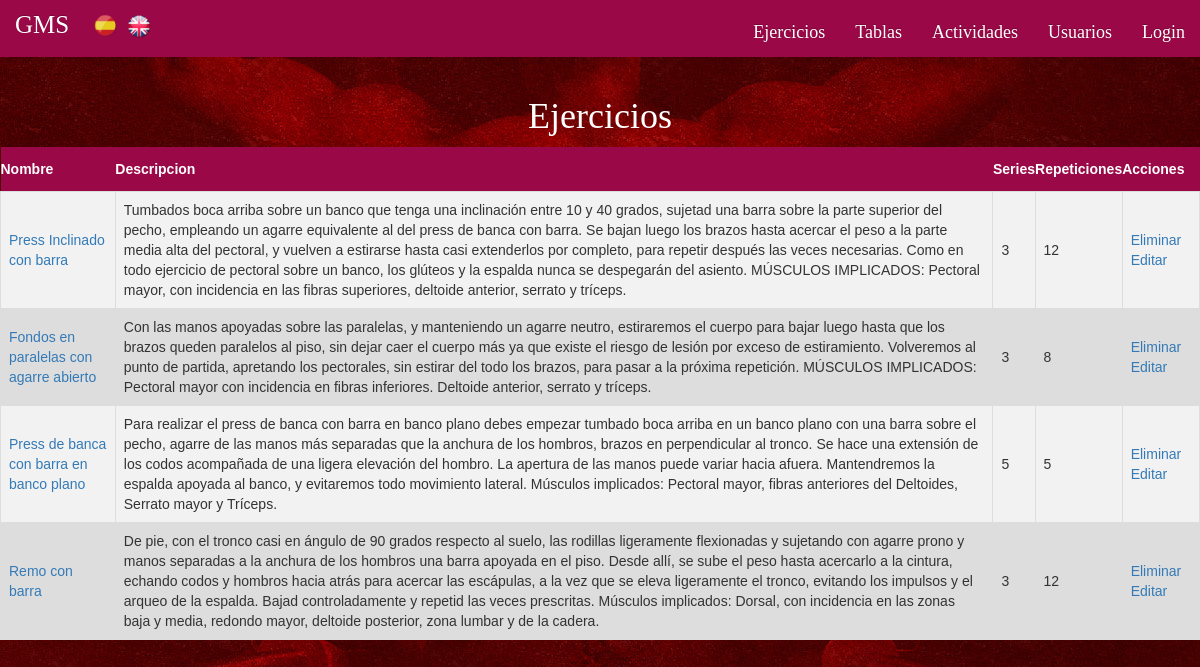
Page /index.php?controller=ejercicios&action=index on the committed database.
### tables this page shows
CREATE TABLE IF NOT EXISTS `Ejercicio` (
  `idejercicio` INT NOT NULL AUTO_INCREMENT,
  `nombreejercicio` VARCHAR(45) NULL,
  `descripcionejercicio` VARCHAR(1000) NULL,
  `numerorepeticiones` INT NULL,
  `numeroseries` INT NULL,
  PRIMARY KEY (`idejercicio`));

### core/ViewManager.php (called while the page is built, shortened)
<?php
class ViewManager {
	private $variables = array();
	public function setVariable($varname, $value, $flash=false) {
		$this->variables[$varname] = $value;
	}
	public function getVariable($varname, $default=NULL) {
		if (!isset($this->variables[$varname])) {
			return $default;
		}
		return $this->variables[$varname];
	}
	public function render($controller, $viewname) {
		include(__DIR__."/../view/$controller/$viewname.php");
	}
	private static $viewmanager_singleton = NULL;
	public static function getInstance() {
		if (self::$viewmanager_singleton == null) {
			self::$viewmanager_singleton = new ViewManager();
		}
		return self::$viewmanager_singleton;
	}
}

### controller/EjerciciosController.php (called while the page is built, shortened)
<?php
require_once(__DIR__."/../model/Ejercicio.php");
require_once(__DIR__."/../model/EjercicioMapper.php");
require_once(__DIR__."/../core/ViewManager.php");
class EjerciciosController extends BaseController {
	private $ejercicioMapper;
	public function __construct() {
		$this->ejercicioMapper = new EjercicioMapper();
	}
	public function index() {
		$ejercicios = $this->ejercicioMapper->findAll();
		$this->view->setVariable("ejercicios", $ejercicios);
		$this->view->render("ejercicios", "index");
	}
}

### index.php (called while the page is built, shortened)
<?php
function run() {
	try {
		$controller = loadController($_GET["controller"]);
		$actionName = $_GET["action"];
		$controller->$actionName();
	} catch(Exception $ex) {
		die("An exception occured!!!!!".$ex->getMessage());
	}
}
function loadController($controllerName) {
	return new $controllerClassName();
}
run();
?>

### view/messages/messages_es.php (called while the page is built)
<?php
$i18n_messages = array()
?>

### core/I18n.php (called while the page is built, shortened)
<?php
class I18n {
	private $messages;
	public function setLanguage($language) {
		$this->messages = $i18n_messages;
	}
	public function i18n($key) {
		if (isset($this->messages[$key])){
			return $this->messages[$key];
		}else{
			return $key;
		}
	}
	private static $i18n_singleton = null;
	public static function getInstance() {
		if (self::$i18n_singleton == NULL) {
			self::$i18n_singleton = new I18n();
		}
		return self::$i18n_singleton;
	}
}
function i18n($key) {
	return I18n::getInstance()->i18n($key);
}

### model/Ejercicio.php (called while the page is built, shortened)
<?php
class Ejercicio {
	private $id;
	private $title;
	private $content;
	private $repeticiones;
	private $series;
	public function __construct($id=NULL, $title=NULL, $content=NULL, $repeticiones=NULL, $series=NULL) {
		$this->id = $id;
		$this->title = $title;
		$this->content = $content;
		$this->repeticiones = $repeticiones;
		$this->series = $series;
	}
	public function getId() {
		return $this->id;
	}
	public function getTitle() {
		return $this->title;
	}
	public function getContent() {
		return $this->content;
	}
	public function getRepeticiones() {
		return $this->repeticiones;
	}
	public function getSeries() {
		return $this->series;
	}
}

### model/EjercicioMapper.php (called while the page is built, shortened)
<?php
require_once(__DIR__."/../core/PDOConnection.php");
require_once(__DIR__."/../model/Ejercicio.php");
class EjercicioMapper {
	private $db;
	public function __construct() {
		$this->db = PDOConnection::getInstance();
	}
	public function findAll() {
		$stmt = $this->db->query("SELECT * FROM ejercicio");
		$ejercicios_db = $stmt->fetchAll(PDO::FETCH_ASSOC);
		$ejercicios = array();
		foreach ($ejercicios_db as $ejercicio) {
			array_push($ejercicios, new Ejercicio($ejercicio["idejercicio"],$ejercicio["nombreejercicio"], $ejercicio["descripcionejercicio"], $ejercicio["numerorepeticiones"], $ejercicio["numeroseries"]));
		}
		return $ejercicios;
	}
	}

### core/PDOConnection.php (called while the page is built)
<?php
class PDOConnection {
	private static $dbhost = "127.0.0.1";
	private static $dbname = "gymgms";
	private static $dbuser = "gymuser";
	private static $dbpass = "gympass";
	private static $db_singleton = null;
	public static function getInstance() {
		if (self::$db_singleton == null) {
			self::$db_singleton = new PDO(
			"mysql:host=".self::$dbhost.";dbname=".self::$dbname.";charset=utf8",
			self::$dbuser,
			self::$dbpass,
			array(
				PDO::ATTR_EMULATE_PREPARES => false,
				PDO::ATTR_ERRMODE => PDO::ERRMODE_EXCEPTION
			)
		);
	}
	return self::$db_singleton;
}
}
?>

### view/ejercicios/index.php (the view, shortened to what this page needs)
<?php
require_once(__DIR__."/../../core/ViewManager.php");
$view = ViewManager::getInstance();
$ejercicios = $view->getVariable("ejercicios");
?><h1><?=i18n("Ejercicios")?></h1>
<table class='tablas'>
	<tr>
		<th><?= i18n("Nombre")?></th><th><?= i18n("Descripcion")?></th><th><?= i18n("Series")?></th><th><?= i18n("Repeticiones")?></th><th><?= i18n("Acciones")?></th>
	</tr>
	<?php foreach ($ejercicios as $ejercicio): ?>
		<tr>
			<td>
				<a href="index.php?controller=ejercicios&amp;action=view&amp;idejercicio=<?= $ejercicio->getId() ?>"><?= htmlentities($ejercicio->getTitle()) ?></a>
			</td>
			<td>
				<?= $ejercicio->getContent() ?>
			</td>
			<td>
				<?= $ejercicio->getSeries() ?>
			</td>
			<td>
				<?= $ejercicio->getRepeticiones() ?>
			</td>
			<td>
				<form
				method="POST"
				action="index.php?controller=ejercicios&amp;action=delete"
				id="delete_exercise_<?= $ejercicio->getId(); ?>"
				style="display: inline"
				>
				<a href="#"
				onclick="
				if (confirm('<?= i18n("estas seguro?")?>')) {
					document.getElementById('delete_exercise_<?= $ejercicio->getId() ?>').submit()
				}"
				><?= i18n("Eliminar") ?></a>
			</form>
			<a href="index.php?controller=ejercicios&amp;action=edit&amp;idejercicio=<?= $ejercicio->getId() ?>"><?= i18n("Editar") ?></a>
	</td>
</tr>
<?php endforeach; ?>
</table>

### css/style.css (style rules this page uses)
body, header { font-family: 'Raleway'; overflow: auto; }
.body-index { background-image: url("fondorojo.jpg"); background-position: top center; background-repeat: no-repeat; }
h1, h3 { color: white; text-align: center; }
.tablas { font-family: "Trebuchet MS", Arial, Helvetica, sans-serif; border-collapse: collapse; width: 100%; }
.tablas td, #tablas th { border: 1px solid #ddd; padding: 8px; }
.tablas tr:nth-child(even) { background-color: #f2f2f2; }
.tablas tr { background-color: #ddd; }
.tablas th { padding-top: 12px; padding-bottom: 12px; text-align: left; background-color: #9B0847; color: white; }

### rows in the picture
ejercicio: nombreejercicio "Press Inclinado con barra", descripcionejercicio "Tumbados boca arriba sobre un banco que tenga una inclinación entre 10 y 40 grados, sujetad una barra sobre la parte superior del pecho, empleando un agarre equivalente al del press de banca con barra. Se bajan luego los brazos hasta acercar el peso a la parte media alta del pectoral, y vuelven a estirarse hasta casi extenderlos por completo, para repetir después las veces necesarias. Como en todo ejercicio de pectoral sobre un banco, los glúteos y la espalda nunca se despegarán del asiento. MÚSCULOS IMPLICADOS: Pectoral mayor, con incidencia en las fibras superiores, deltoide anterior, serrato y tríceps.", numeroseries "3", numerorepeticiones "12"
ejercicio: nombreejercicio "Fondos en paralelas con agarre abierto", descripcionejercicio "Con las manos apoyadas sobre las paralelas, y manteniendo un agarre neutro, estiraremos el cuerpo para bajar luego hasta que los brazos queden paralelos al piso, sin dejar caer el cuerpo más ya que existe el riesgo de lesión por exceso de estiramiento. Volveremos al punto de partida, apretando los pectorales, sin estirar del todo los brazos, para pasar a la próxima repetición. MÚSCULOS IMPLICADOS: Pectoral mayor con incidencia en fibras inferiores. Deltoide anterior, serrato y tríceps.", numeroseries "3", numerorepeticiones "8"
ejercicio: nombreejercicio "Press de banca con barra en banco plano", descripcionejercicio "Para realizar el press de banca con barra en banco plano debes empezar tumbado boca arriba en un banco plano con una barra sobre el pecho, agarre de las manos más separadas que la anchura de los hombros, brazos en perpendicular al tronco. Se hace una extensión de los codos acompañada de una ligera elevación del hombro. La apertura de las manos puede variar hacia afuera. Mantendremos la espalda apoyada al banco, y evitaremos todo movimiento lateral. Músculos implicados: Pectoral mayor, fibras anteriores del Deltoides, Serrato mayor y Tríceps.", numeroseries "5", numerorepeticiones "5"
ejercicio: nombreejercicio "Remo con barra", descripcionejercicio "De pie, con el tronco casi en ángulo de 90 grados respecto al suelo, las rodillas ligeramente flexionadas y sujetando con agarre prono y manos separadas a la anchura de los hombros una barra apoyada en el piso. Desde allí, se sube el peso hasta acercarlo a la cintura, echando codos y hombros hacia atrás para acercar las escápulas, a la vez que se eleva ligeramente el tronco, evitando los impulsos y el arqueo de la espalda. Bajad controladamente y repetid las veces prescritas. Músculos implicados: Dorsal, con incidencia en las zonas baja y media, redondo mayor, deltoide posterior, zona lumbar y de la cadera.", numeroseries "3", numerorepeticiones "12"

### other values in the picture
i18n("Ejercicios") "Ejercicios"
i18n("Tablas") "Tablas"
i18n("Actividades") "Actividades"
i18n("Usuarios") "Usuarios"
i18n("Login") "Login"
i18n("Nombre") "Nombre"
i18n("Descripcion") "Descripcion"
i18n("Series") "Series"
i18n("Repeticiones") "Repeticiones"
i18n("Acciones") "Acciones"
